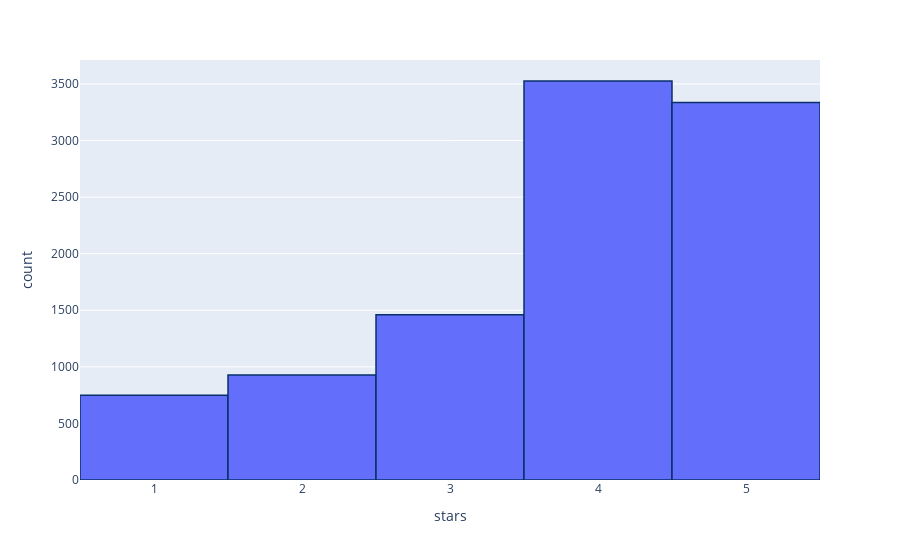

Here is the notebook cell this chart was saved with:
### Code cell
fig = px.histogram(df, x='stars')
fig.update_traces(marker_line_color='rgb(8,48,107)', marker_line_width = 1.5)
#fig.update_layout(
#                    width =1200,
 #                   height = 600
  #                  )

fig.show()

### Figure 1 — Plotly figure (JSON) as saved in the notebook; plotly's stock layout.template omitted (floating-point values rounded to 4 significant figures; data arrays with more than 128 entries replaced by an {"elided": "..."} marker saying what was removed)
{"data": [{"alignmentgroup": "True", "bingroup": "x", "hovertemplate": "stars=%{x}<br>count=%{y}<extra></extra>", "legendgroup": "", "marker": {"color": "#636efa", "line": {"color": "rgb(8,48,107)", "width": 1.5}, "pattern": {"shape": ""}}, "name": "", "offsetgroup": "", "orientation": "v", "showlegend": false, "type": "histogram", "x": {"elided": "10000 int values"}, "xaxis": "x", "yaxis": "y"}], "layout": {"barmode": "relative", "legend": {"tracegroupgap": 0}, "margin": {"t": 60}, "xaxis": {"anchor": "y", "domain": [0, 1], "title": {"text": "stars"}}, "yaxis": {"anchor": "x", "domain": [0, 1], "title": {"text": "count"}}}}
